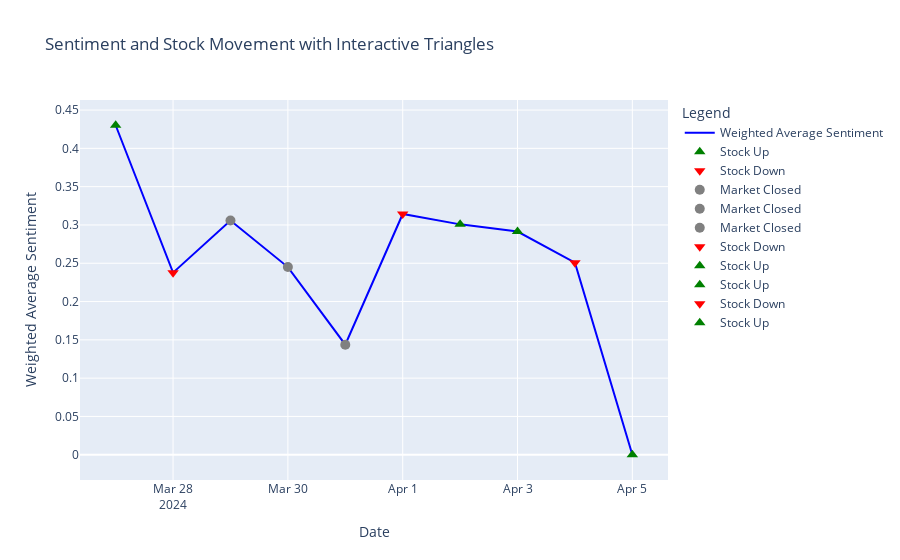

The notebook cell saved with this chart:
### Code cell
import plotly.graph_objects as go

# Creating the line plot for weighted average sentiment
fig = go.Figure()
fig.add_trace(go.Scatter(x=weighted_avg_df['date'], y=weighted_avg_df['weighted_average'], mode='lines', name='Weighted Average Sentiment', line=dict(color='blue')))

# Adding markers for actual stock labels
for i, row in weighted_avg_df.iterrows():
    if row['actual_label'] == 1:
        fig.add_trace(go.Scatter(x=[row['date']], y=[row['weighted_average']], mode='markers', marker_symbol='triangle-up', marker_color='green', marker_size=10, name='Stock Up'))
    elif row['actual_label'] == 0:
        fig.add_trace(go.Scatter(x=[row['date']], y=[row['weighted_average']], mode='markers', marker_symbol='triangle-down', marker_color='red', marker_size=10, name='Stock Down'))
    else:
        fig.add_trace(go.Scatter(x=[row['date']], y=[row['weighted_average']], mode='markers', marker_symbol='circle', marker_color='grey', marker_size=10, name='Market Closed'))

# Setting layout for the figure
fig.update_layout(title='Sentiment and Stock Movement with Interactive Triangles', xaxis_title='Date', yaxis_title='Weighted Average Sentiment', legend_title='Legend')
fig.show()

### Figure 1 — Plotly figure (JSON) as saved in the notebook; plotly's stock layout.template omitted (floating-point values rounded to 4 significant figures)
{"data": [{"line": {"color": "blue"}, "mode": "lines", "name": "Weighted Average Sentiment", "type": "scatter", "x": ["2024-03-27T00:00:00", "2024-03-28T00:00:00", "2024-03-29T00:00:00", "2024-03-30T00:00:00", "2024-03-31T00:00:00", "2024-04-01T00:00:00", "2024-04-02T00:00:00", "2024-04-03T00:00:00", "2024-04-04T00:00:00", "2024-04-05T00:00:00"], "y": [0.4302, 0.2377, 0.3058, 0.245, 0.1437, 0.3143, 0.3008, 0.2913, 0.2507, 0]}, {"marker": {"color": "green", "size": 10, "symbol": "triangle-up"}, "mode": "markers", "name": "Stock Up", "type": "scatter", "x": ["2024-03-27T00:00:00"], "y": [0.4302]}, {"marker": {"color": "red", "size": 10, "symbol": "triangle-down"}, "mode": "markers", "name": "Stock Down", "type": "scatter", "x": ["2024-03-28T00:00:00"], "y": [0.2377]}, {"marker": {"color": "grey", "size": 10, "symbol": "circle"}, "mode": "markers", "name": "Market Closed", "type": "scatter", "x": ["2024-03-29T00:00:00"], "y": [0.3058]}, {"marker": {"color": "grey", "size": 10, "symbol": "circle"}, "mode": "markers", "name": "Market Closed", "type": "scatter", "x": ["2024-03-30T00:00:00"], "y": [0.245]}, {"marker": {"color": "grey", "size": 10, "symbol": "circle"}, "mode": "markers", "name": "Market Closed", "type": "scatter", "x": ["2024-03-31T00:00:00"], "y": [0.1437]}, {"marker": {"color": "red", "size": 10, "symbol": "triangle-down"}, "mode": "markers", "name": "Stock Down", "type": "scatter", "x": ["2024-04-01T00:00:00"], "y": [0.3143]}, {"marker": {"color": "green", "size": 10, "symbol": "triangle-up"}, "mode": "markers", "name": "Stock Up", "type": "scatter", "x": ["2024-04-02T00:00:00"], "y": [0.3008]}, {"marker": {"color": "green", "size": 10, "symbol": "triangle-up"}, "mode": "markers", "name": "Stock Up", "type": "scatter", "x": ["2024-04-03T00:00:00"], "y": [0.2913]}, {"marker": {"color": "red", "size": 10, "symbol": "triangle-down"}, "mode": "markers", "name": "Stock Down", "type": "scatter", "x": ["2024-04-04T00:00:00"], "y": [0.2507]}, {"marker": {"color": "green", "size": 10, "symbol": "triangle-up"}, "mode": "markers", "name": "Stock Up", "type": "scatter", "x": ["2024-04-05T00:00:00"], "y": [0]}], "layout": {"legend": {"title": {"text": "Legend"}}, "title": {"text": "Sentiment and Stock Movement with Interactive Triangles"}, "xaxis": {"title": {"text": "Date"}}, "yaxis": {"title": {"text": "Weighted Average Sentiment"}}}}
